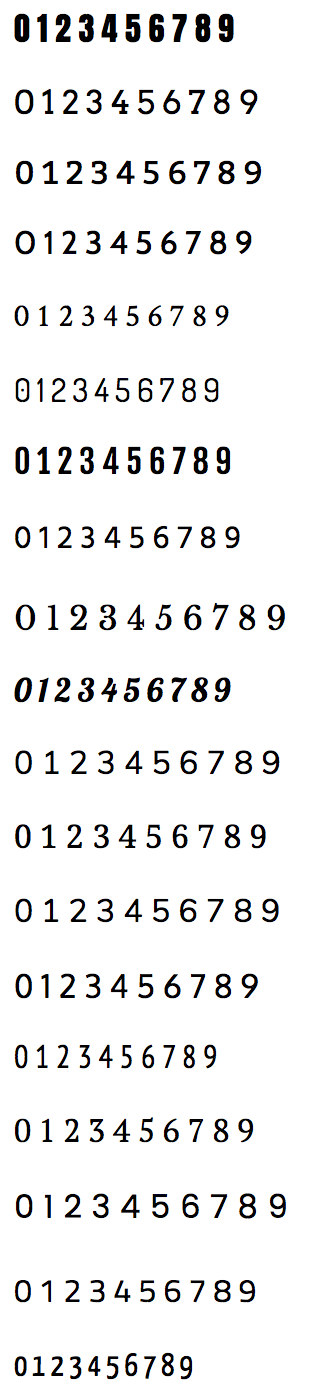
#> input picture data/digitset2.png, 328 x 1394 px
$ python -i ciphercrossword.py   (imports and definitions only)   (older library calls are emulated)
#> lines starting #> are read from the running program, lines starting #| are printed output that depends on the picture
### cipherxword/dataset.py
# -*- coding: utf-8 -*-

"""This module contains functions for reading the images of digits written
on a pure white background, in the order 0...9 on each row, separated by
whitespace.
"""

import cv2


digit_image_filenames = ["data/digitset{}.png".format(i) for i in range(1,5)]


def load_digits():
    """Reads the digit images from the default set of files.

    Returns:
        images: the digit images (grayscale, variable dimensions)
        target: an array of integers specifying what digit each image represents
    """

    images, target = [], []
    for image_file in digit_image_filenames:
        image = cv2.imread(image_file)
        if image is None:
            raise RuntimeError("Failed to read the image file '{}'".format(
                image_file))
        image = cv2.cvtColor(image, cv2.COLOR_BGR2GRAY)
        for slice in image_slices(image, 0):
            for i, character in enumerate(image_slices(slice, 1)):
                target.append(i)
                images.append(character)

    return images, target


def image_slices(image, axis=0):
    """A generator that yields the given grayscale image by split up on pure
    white along the chosen axis.
    """
    LOOKING_FOR_START, LOOKING_FOR_END = range(2)
    h = image.shape[axis]
    state = LOOKING_FOR_START
    for i in range(h):
        line = image[i,:] if axis == 0 else image[:,i]
        if state == LOOKING_FOR_START:
            if any(line != 255):
                istart = i
                state = LOOKING_FOR_END
        else:
            if all(line == 255):
                state = LOOKING_FOR_START
                if axis == 0:
                    yield image[istart:i,:]
                else:
                    yield image[:,istart:i]

### cipherxword/digitclassifier.py
# -*- coding: utf-8 -*-

from cipherxword import dataset
import numpy as np
import cv2
from sklearn import svm, metrics


class DigitClassifier(object):
    """A classifier for identifying printed digits.
    """

    def __init__(self, validation_set_size=30, verbose=False):
        # When creating the classifier, train it. Training a support vector
        # machine is so fast it makes no sense to store the fitted model on
        # the disk.
        digit_images, target = dataset.load_digits()
        features = features_pixels(digit_images)
        self.train(features, target, validation_set_size, verbose)


    def train(self, features, target, validation_set_size, verbose):
        """Trains the classifier. Automatically called when creating the object.

        Args:
            features:             the list of samples
            target:               the labels for the samples
            validation_set_size:  the number of samples to use for validation
            verbose:              if True, print the validation report
        """
        # Split the set into the training and validation set
        training_set = features[:-validation_set_size]
        training_target = target[:-validation_set_size]
        validation_set = features[-validation_set_size:]
        expected = target[-validation_set_size:]

        # Train a support vector machine
        self.classifier = svm.SVC(kernel='linear', gamma=0.01)
        self.classifier.fit(training_set, training_target)

        # Optionally print out the validation results
        if verbose:
            print("Digit classifier trained using {} samples.".format(
                len(training_set)))
            predicted = self.classifier.predict(validation_set)
            print("\nDigit classifier validation report:")
            print(metrics.classification_report(expected, predicted))
            print("\nConfusion matrix:")
            print(metrics.confusion_matrix(expected, predicted))


    # [10 lines left out: function predict, not called in this run]


# Auxiliary functions
def preprocess_image(image):
    """Preprocesses a grayscale image by padding it to a square (original image
    centered) and adjusting the range of values to cover the whole interval
    0...255.

    Args:
        image:  a grayscale image

    Returns:
        the preprocessed image
    """

    # Compute the padding needed for each side to make image a square
    h, w = image.shape
    dim = max(h,w)
    if dim % 2 == 1: dim += 1
    padh, padw = (dim - h)//2, (dim - w)//2
    paddings = ((padh, dim - padh - h), (padw, dim - padw - w))

    # Pad with white and blur a little to reduce noise
    padded_image = np.pad(image, paddings, 'constant', constant_values=255)
    blurred_image = cv2.GaussianBlur(padded_image, (3,3), 0)

    # Adjust the range
    processed_image = blurred_image - np.min(blurred_image)
    processed_image = 255/np.max(processed_image)*processed_image

    return processed_image


def features_pixels(images):
    """Translates grayscale images to vectors of brightness values,
    similar to the sklearn MNIST dataset.

    Args:
        images: a list of grayscale images

    Returns:
        the list of 64-element vectors
    """
    features = [cv2.resize(preprocess_image(image), (12, 12)).flatten()
        for image in images]
    return features

### cipherxword/ciphercrossword.py
# -*- coding: utf-8 -*-

import cv2
import numpy as np
from cipherxword.digitclassifier import DigitClassifier
from cipherxword.cryptogramsolver import CryptogramSolver, apply_key


class CipherCrossword(object):
    """This class takes an image file containing a cipher crossword puzzle
    and encapsulates operations for extracting the puzzle and solving it.
    """

    # [303 lines left out: functions __init__, detect_puzzle, read_puzzle, _puzzle_rows, cryptogram, solve and 4 more, not called in this run]

>>> result = CipherCrossword('../data/digitset2.png').read_puzzle()
#> in __init__, self.image_original is the input picture: shape (1394, 328, 3); mean B, G, R 238.3, 238.2, 238.2
#> in __init__, `self.image_grayscale = cv2.cvtColor(self.image_original, cv2.COLOR_BGR..`:
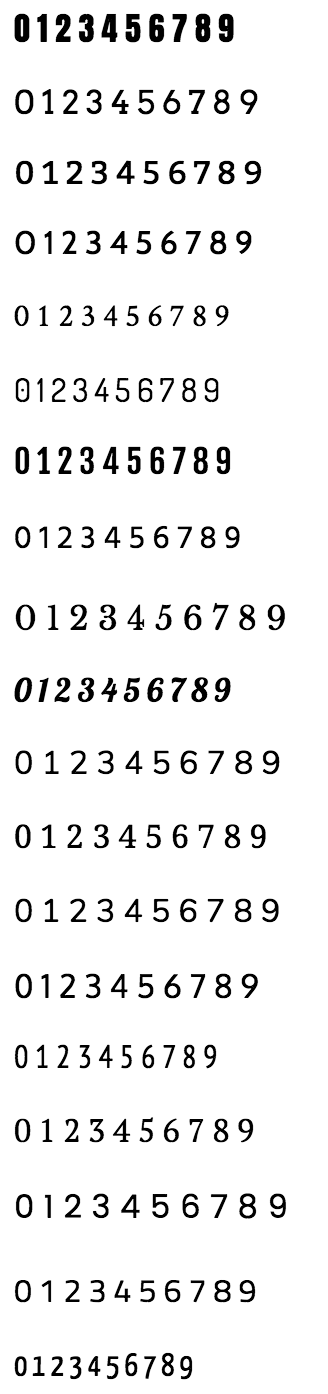
#> self.image_grayscale: shape (1394, 328); min 0, max 255, mean 238.2
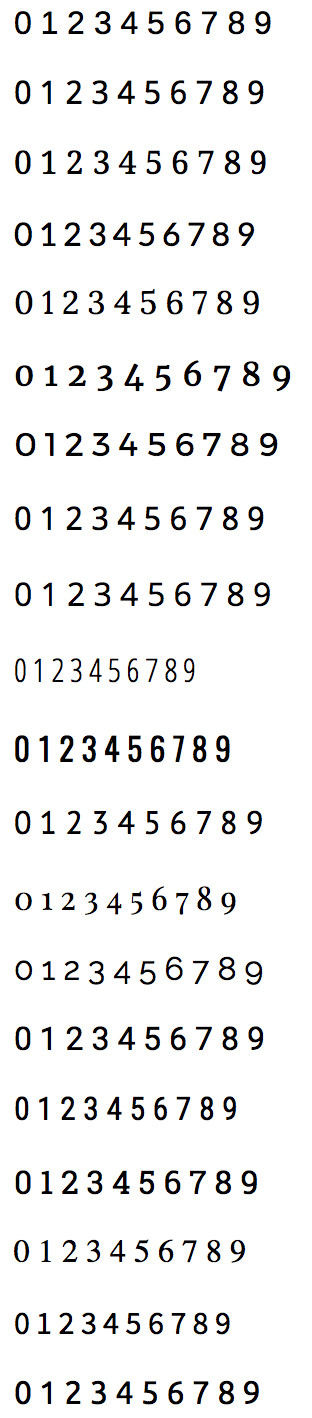
#> input picture data/digitset1.png, 312 x 1418 px, found by its file name
#> in load_digits, image is the input picture: shape (1418, 312, 3); mean B, G, R 238.6, 238.6, 238.6
#> in load_digits, `image = cv2.cvtColor(image, cv2.COLOR_BGR2GRAY)`:
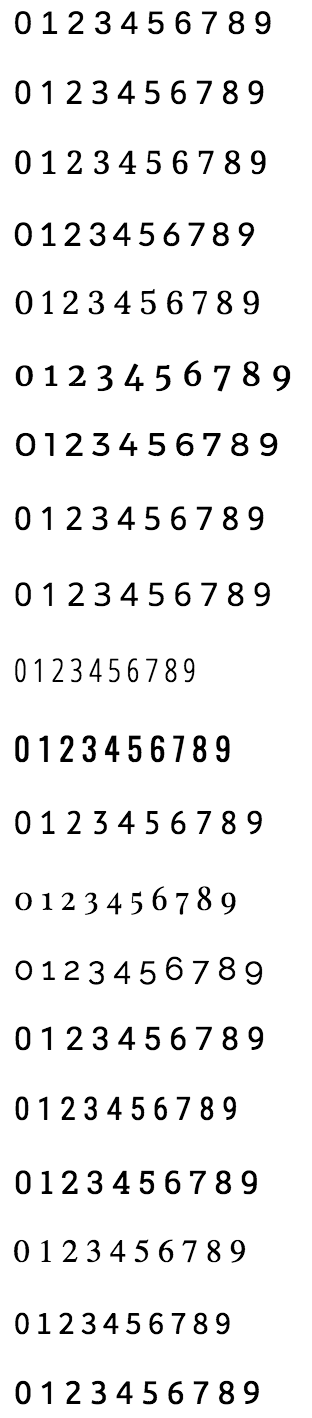
#> image: shape (1418, 312); min 0, max 255, mean 238.6
#> the loop in load_digits, `for slice in image_slices(image, 0):` made 20 passes
#> after the loop in load_digits, `for slice in image_slices(image, 0):`: images = 200 items; target = 200 values, max 9 at index 9, min 0 at index 0, mean 4.5
#> pass 3 of the loop in load_digits, `for image_file in digit_image_filenames:`:
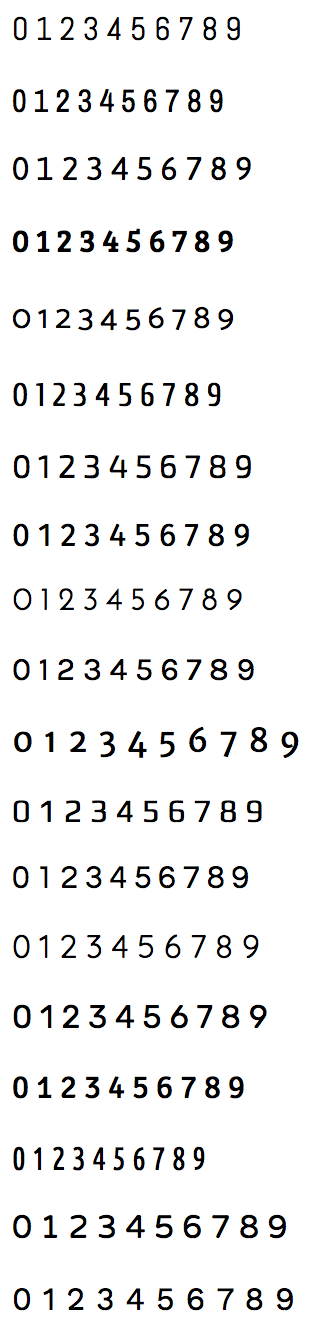
#> input picture data/digitset3.png, 336 x 1342 px, found by its file name
#> in load_digits, image is the input picture: shape (1342, 336, 3); mean B, G, R 239.9, 239.9, 239.9
#> in load_digits, `image = cv2.cvtColor(image, cv2.COLOR_BGR2GRAY)`:
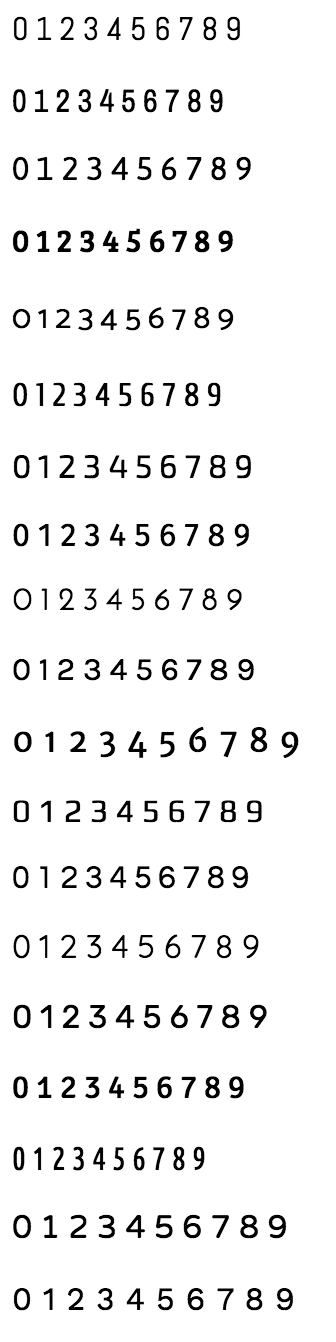
#> image: shape (1342, 336); min 0, max 255, mean 239.9
#> the loop in load_digits, `for slice in image_slices(image, 0):` made 19 passes
#> after the loop in load_digits, `for slice in image_slices(image, 0):`: images = 580 items; target = 580 values, max 9 at index 9, min 0 at index 0, mean 4.5
#> the loop made 4 passes; the first 3 are shown
#> (the run stopped early here; a loop or call above may not have finished)
